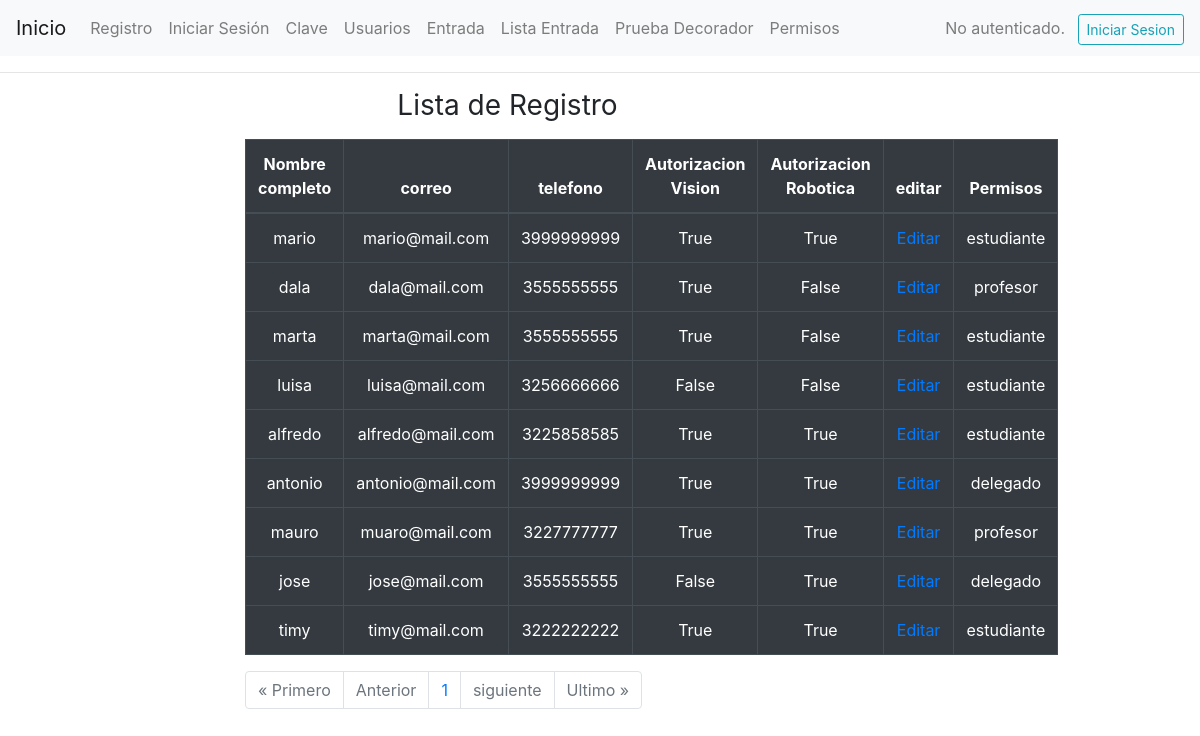
/lista_puerta, run on the app's committed database.
### login/models.py (models this page shows, shortened)
class Verificacion(models.Model):
    usuario = models.OneToOneField(User, on_delete=models.CASCADE)
    nombre_completo = models.CharField(max_length=100)
    email = models.EmailField(max_length=100)
    telefono = models.CharField(max_length=10) # por que un numero tiene solo 10 digitos
    programa_academico = models.CharField(max_length=255)
    contrasena = models.CharField(max_length=6, unique=True, validators=[MinLengthValidator(6)])
    rfid = models.CharField(max_length=50, null=True, blank=True)
    lab_vision = models.BooleanField(default=False)
    lab_robotica = models.BooleanField(default=False)

### login/views.py (the view)
# urls.py: path('lista_puerta', views.lista_usuarios, name='lista_puerta'),
def lista_usuarios(request):
    registros = Verificacion.objects.all()
    paginacion = Paginator(Verificacion.objects.all().order_by('-id'), 10)
    page = request.GET.get('page')
    registro_acceso = paginacion.get_page(page)
    num_paginas = registro_acceso.paginator.page_range
    parametros = {'registros':registros,
                    'paginacion':registro_acceso,
                    'num_paginas':num_paginas}
    return render(request, 'pagina/lista_clave.html', parametros)

### login/templates/pagina/lista_clave.html (shortened to what this page needs)
{% extends 'main/prueba.html' %}
{% block content %}
    <main class='container'>
        <div class='row'>
            <div class='col-md-6 offset-md-2'>
                <h1 class="h3 mb-3 font-weight-normal text-center">Lista de Registro</h1>
                <div>
                    <table class="table table-hover table-dark table-bordered border-light">
                        <thead>
                            <tr>
                                <th scope="col" class="text-center">Nombre completo</th>
                                <th scope="col" class="text-center">correo</th>
                                <th scope="col" class="text-center">telefono</th>
                                <th scope="col" class="text-center">Autorizacion Vision</th>
                                <th scope="col" class="text-center">Autorizacion Robotica</th>
                                <th scope="col" class="text-center">editar</th>
                                <th scope="col" class="text-center">Permisos</th>
                                </div>
                        <tbody>
                            {% for registro in paginacion %}
                            <tr>
                                <td scope="col" class="text-center">{{registro.nombre_completo }}</td>
                                <td scope="col" class="text-center">{{registro.email }}</td>
                                <td scope="col" class="text-center">{{registro.telefono }}</td>
                                <td scope="col" class="text-center">{{registro.lab_vision }}</td>
                                <td scope="col" class="text-center">{{registro.lab_robotica}}</td>
                                <td scope="col" class="text-center"><a href="{% url "actualizar_clave" registro.id %}">Editar</a> </td>
                                <td scope="col" class="text-center">
                                    {% for group in registro.usuario.groups.all %}
                                        {{ group.name }}{% if not forloop.last %}, {% endif %}
                                    {% endfor %}
                                </td>
                            </tr>
                            {% endfor %}
                        </tbody>
                </div>
                <nav aria-label="Page navigation example">
                        <ul class="pagination">
                        {% if paginacion.has_previous %}
                            <li class="page-item"><a class="page-link" href="?page=1">&laquo Primero</a></li>
                            <li class="page-item"><a class="page-link" href="?page={{ paginacion.previous_page_number }}">Anterior</a></li>
                            {% else %}
                            <li class="page-item disabled"><a class="page-link" href="#">&laquo Primero</a></li>
                            <li class="page-item disabled"><a class="page-link" href="#">Anterior</a></li>
                        {% endif %}
                        {% for numero in num_paginas %}
                        <li class="page-item"><a class="page-link" href='?page={{numero}}'>{{numero}}</a></li>
                        {% endfor %}
                        {% if paginacion.has_next %}
                            <li class="page-item"><a class="page-link" href="?page={{paginacion.next_page_number}}">siguiente</a></li>
                            <li class="page-item"><a class="page-link" href="?page={{ paginacion.paginator.num_pages }}">Ultimo &raquo</a></li>
                            {% else %}
                            <li class="page-item disabled"><a class="page-link" href="#">siguiente</a></li>
                            <li class="page-item disabled"><a class="page-link" href="#">Ultimo &raquo</a></li>
                        {% endif %}
                    </ul>
                </nav>
            </div>
        </div>
{% endblock %}

### data on the page
Verificacion: nombre_completo "mario", email "mario@mail.com", telefono "3999999999", lab_vision "True", lab_robotica "True"
Verificacion: nombre_completo "dala", email "dala@mail.com", telefono "3555555555", lab_vision "True", lab_robotica "False"
Verificacion: nombre_completo "marta", email "marta@mail.com", telefono "3555555555", lab_vision "True", lab_robotica "False"
Verificacion: nombre_completo "luisa", email "luisa@mail.com", telefono "3256666666", lab_vision "False", lab_robotica "False"
Verificacion: nombre_completo "alfredo", email "alfredo@mail.com", telefono "3225858585", lab_vision "True", lab_robotica "True"
Verificacion: nombre_completo "antonio", email "antonio@mail.com", telefono "3999999999", lab_vision "True", lab_robotica "True"
Verificacion: nombre_completo "mauro", email "muaro@mail.com", telefono "3227777777", lab_vision "True", lab_robotica "True"
Verificacion: nombre_completo "jose", email "jose@mail.com", telefono "3555555555", lab_vision "False", lab_robotica "True"
Verificacion: nombre_completo "timy", email "timy@mail.com", telefono "3222222222", lab_vision "True", lab_robotica "True"

### other printed values
{{ group.name }} "estudiante"
{{ group.name }} "profesor"
{{ group.name }} "delegado"
{{ numero }} "1"
